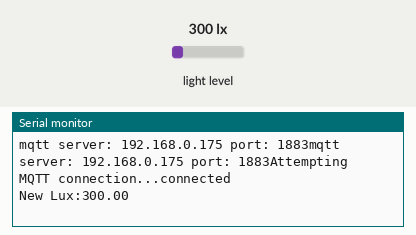
Bench run of a program on a simulated ESP8266 (NodeMCU). On the bench: the last lines printed to the serial monitor. Inputs (shaded band) come from the test bench; at power-on: light level 300 lx. WiFi joins after 1.5 s; servers stay silent unless stated; no MQTT or app messages arrive unless stated.

Above: at 2.7 s.
2.8 s: light level set to 40 lx
At 4.1 s:
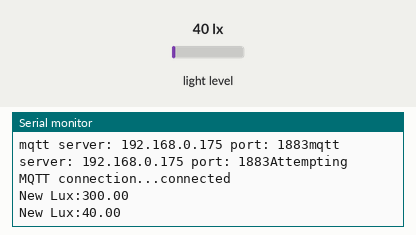
4.3 s: light level set to 500 lx
At 5.3 s:
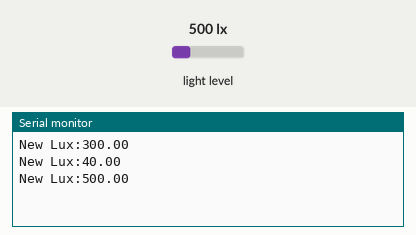

Measured:
- after the input at 2.8 s, the serial monitor: prints a new line after 0.76 s (image 1)
- after the input at 4.3 s, the serial monitor: prints a new line after 0.26 s (image 2)

The program:

main.cpp
```cpp
#include <ESP8266WiFi.h>
#include <Wire.h>
#include <PubSubClient.h>
#include <BH1750.h>
#include <Arduino.h>
#include <WifiManager.h>
#define wifi_ssid ""
#define wifi_password ""

#define mqtt_user ""
#define mqtt_password ""

#define lux_topic "sensor/lux"
#define lightbub_switch_power "cmnd/light/POWER"

#define maxLuxValue 100

const char* mqtt_server = "192.168.0.175";
const char* mqtt_port = "1883";
BH1750 lightMeter;
WiFiClient espClient;
PubSubClient client(espClient);

void setup_wifi();

void setup() {
  Serial.begin(115200);
  Wire.begin();
  lightMeter.begin();
  //setup_wifi();
  WiFiManager wifiManager;
  wifiManager.resetSettings();
  WiFiManagerParameter custom_mqtt_server("server", "mqtt server adress", mqtt_server, 40);
  wifiManager.addParameter(&custom_mqtt_server);

  WiFiManagerParameter custom_mqtt_port("port", "mqtt port", mqtt_port, 40);
  wifiManager.addParameter(&custom_mqtt_port);
  wifiManager.autoConnect("IOT Light Sensor");

  mqtt_server = custom_mqtt_server.getValue();
  mqtt_port = custom_mqtt_port.getValue();
  int mqttPortInt = atol(mqtt_port);

  client.setServer(mqtt_server, mqttPortInt);
  Serial.print("mqtt server: ");
  Serial.printf(mqtt_server);
  Serial.print(" port: ");
  Serial.printf(mqtt_port);
}

void setup_wifi() {
  delay(10);
  Serial.println();
  Serial.print("Connecting to ");
  Serial.println(wifi_ssid);

  WiFi.begin(wifi_ssid, wifi_password);

  while (WiFi.status() != WL_CONNECTED) {
    delay(500);
    Serial.print(".");
  }

  Serial.println("");
  Serial.println("WiFi connected");
  Serial.println("IP address: ");
  Serial.println(WiFi.localIP());
}

void reconnect() {

  while (!client.connected()) {
     Serial.print("mqtt server: ");
  Serial.printf(mqtt_server);
  Serial.print(" port: ");
  Serial.printf(mqtt_port);
    Serial.print("Attempting MQTT connection...");
    if (client.connect("ESP8266 with BH1750", mqtt_user, mqtt_password)) {
      Serial.println("connected");
    } else {
      Serial.print("failed");
      Serial.println(" try again in 5 seconds");
      delay(5000);
    }
  }
}

bool checkBound(float newValue, float prevValue, float maxDiff) {
  return !isnan(newValue) &&
         (newValue < prevValue - maxDiff || newValue > prevValue + maxDiff);
}
bool isEnoughLight(float lux){
   return (lux < maxLuxValue);
}

long lastMsg = 0;
float lux = 0.0;
float diff = 1.0;

void loop() {
  if (!client.connected()) {
    reconnect();
  }
  client.loop();

  long now = millis();
  if (now - lastMsg > 1000) {
    lastMsg = now;
    float newLux = lightMeter.readLightLevel();

    if (checkBound(newLux, lux, diff)) {
      lux = newLux;
      Serial.print("New Lux:");
      Serial.println(String(lux).c_str());
      client.publish(lux_topic, String(lux).c_str(), true);
      client.publish(lux_topic, String(lux).c_str(), true);

     if(isEnoughLight(lux))
      client.publish(lightbub_switch_power, "ON", true);
     else
      client.publish(lightbub_switch_power, "OFF", true);
    }
  }
}
```
